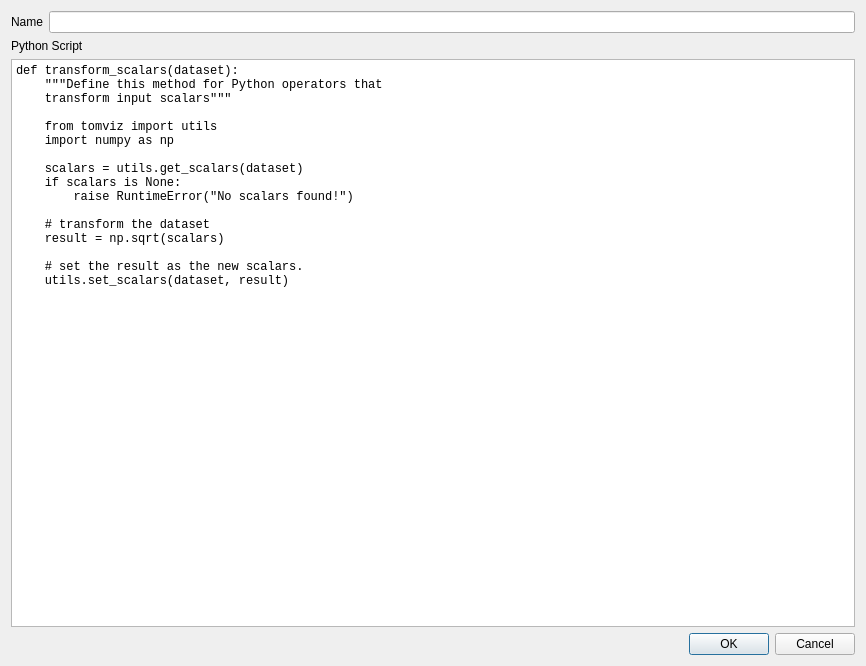
<?xml version="1.0" encoding="UTF-8"?>
<ui version="4.0">
 <class>EditPythonOperatorDialog</class>
 <widget class="QDialog" name="EditPythonOperatorDialog">
  <property name="geometry">
   <rect>
    <x>0</x>
    <y>0</y>
    <width>866</width>
    <height>666</height>
   </rect>
  </property>
  <property name="windowTitle">
   <string>Dialog</string>
  </property>
  <layout class="QGridLayout" name="gridLayout">
   <item row="0" column="0">
    <widget class="QLabel" name="label">
     <property name="text">
      <string>Name</string>
     </property>
    </widget>
   </item>
   <item row="0" column="1">
    <widget class="QLineEdit" name="name"/>
   </item>
   <item row="1" column="0" colspan="2">
    <widget class="QLabel" name="label_2">
     <property name="text">
      <string>Python Script</string>
     </property>
    </widget>
   </item>
   <item row="2" column="0" colspan="2">
    <widget class="QPlainTextEdit" name="script">
     <property name="font">
      <font>
       <family>Monospace</family>
      </font>
     </property>
     <property name="lineWrapMode">
      <enum>QPlainTextEdit::NoWrap</enum>
     </property>
     <property name="plainText">
      <string>def transform_scalars(dataset):
    &quot;&quot;&quot;Define this method for Python operators that 
    transform input scalars&quot;&quot;&quot;

    from tomviz import utils
    import numpy as np

    scalars = utils.get_scalars(dataset)
    if scalars is None:
        raise RuntimeError(&quot;No scalars found!&quot;)

    # transform the dataset
    result = np.sqrt(scalars)
    
    # set the result as the new scalars.
    utils.set_scalars(dataset, result)</string>
     </property>
    </widget>
   </item>
   <item row="3" column="0" colspan="2">
    <widget class="QDialogButtonBox" name="buttonBox">
     <property name="orientation">
      <enum>Qt::Horizontal</enum>
     </property>
     <property name="standardButtons">
      <set>QDialogButtonBox::Cancel|QDialogButtonBox::Ok</set>
     </property>
    </widget>
   </item>
  </layout>
 </widget>
 <resources/>
 <connections>
  <connection>
   <sender>buttonBox</sender>
   <signal>accepted()</signal>
   <receiver>EditPythonOperatorDialog</receiver>
   <slot>accept()</slot>
   <hints>
    <hint type="sourcelabel">
     <x>248</x>
     <y>254</y>
    </hint>
    <hint type="destinationlabel">
     <x>157</x>
     <y>274</y>
    </hint>
   </hints>
  </connection>
  <connection>
   <sender>buttonBox</sender>
   <signal>rejected()</signal>
   <receiver>EditPythonOperatorDialog</receiver>
   <slot>reject()</slot>
   <hints>
    <hint type="sourcelabel">
     <x>316</x>
     <y>260</y>
    </hint>
    <hint type="destinationlabel">
     <x>286</x>
     <y>274</y>
    </hint>
   </hints>
  </connection>
 </connections>
</ui>
